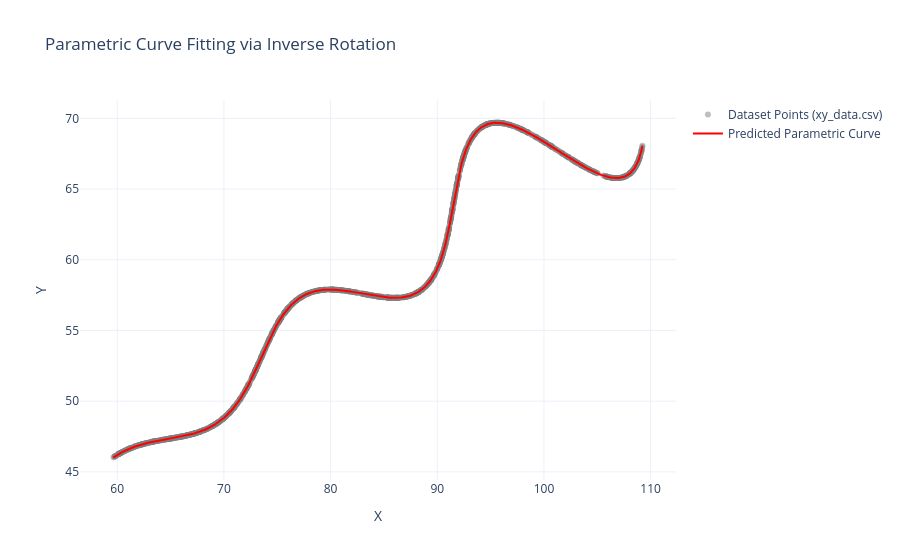

Source (notebook cell):
### Code cell
t_plot = np.linspace(6, 60, 1000)

theta_rad_opt = np.radians(theta_opt)
x_pred_curve = t_plot * np.cos(theta_rad_opt) - np.exp(M_opt * np.abs(t_plot)) * np.sin(0.3 * t_plot) * np.sin(theta_rad_opt) + X_opt
y_pred_curve = 42 + t_plot * np.sin(theta_rad_opt) + np.exp(M_opt * np.abs(t_plot)) * np.sin(0.3 * t_plot) * np.cos(theta_rad_opt)

fig = go.Figure()
fig.add_trace(go.Scatter(x=x_data, y=y_data, mode='markers', name='Dataset Points (xy_data.csv)', marker=dict(color='gray', opacity=0.5)))
fig.add_trace(go.Scatter(x=x_pred_curve, y=y_pred_curve, mode='lines', name='Predicted Parametric Curve', line=dict(color='red', width=2)))
fig.update_layout(
    title='Parametric Curve Fitting via Inverse Rotation',
    xaxis_title='X',
    yaxis_title='Y',
    template='plotly_white'
)
fig.show()

### Figure 1 — Plotly figure (JSON) as saved in the notebook; plotly's stock layout.template omitted (floating-point values rounded to 4 significant figures; data arrays with more than 128 entries replaced by an {"elided": "..."} marker saying what was removed)
{"data": [{"marker": {"color": "gray", "opacity": 0.5}, "mode": "markers", "name": "Dataset Points (xy_data.csv)", "type": "scatter", "x": {"elided": "1500 float values"}, "y": {"elided": "1500 float values"}}, {"line": {"color": "red", "width": 2}, "mode": "lines", "name": "Predicted Parametric Curve", "type": "scatter", "x": {"elided": "1000 float values"}, "y": {"elided": "1000 float values"}}], "layout": {"title": {"text": "Parametric Curve Fitting via Inverse Rotation"}, "xaxis": {"title": {"text": "X"}}, "yaxis": {"title": {"text": "Y"}}}}
